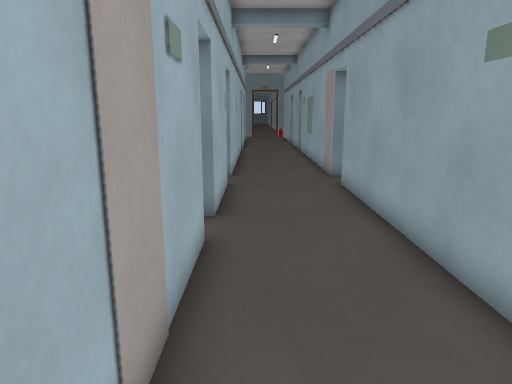
view 1 (above)

15 first-person views from a walk through a 3-D level made in the Godot game engine. The camera is 1.2 m above the floor, tilts 12° down and sees 70° across. Doors that lead somewhere are drawn open, without their leaves. The floor is counted in squares, 0.5 m on a side. Each view is taken from the middle of a square. On the plan, view 1 faces up. The plan holds only what a view shows up to about 20 squares ahead; the rest is blank. The place goes on beyond the plan. Some surface patterns are stand-ins.

view 2
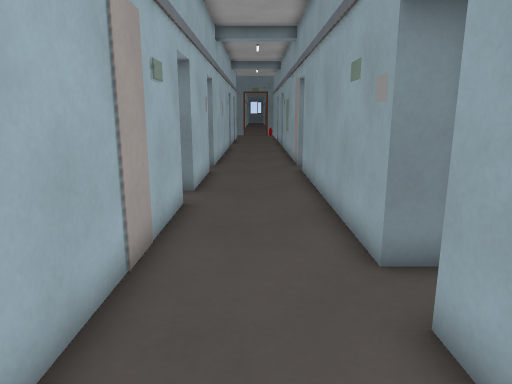

view 3
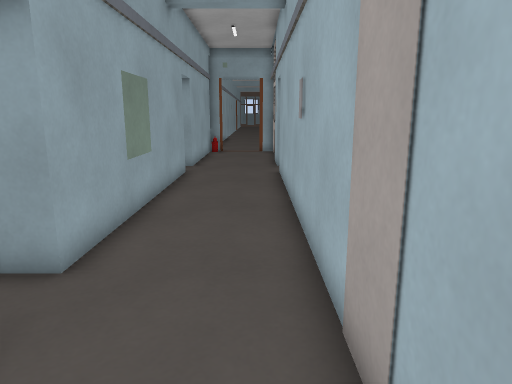

view 4
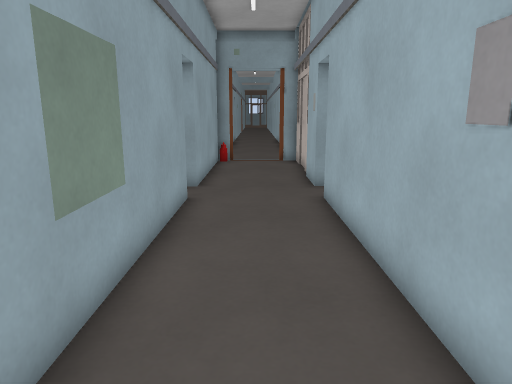

view 5
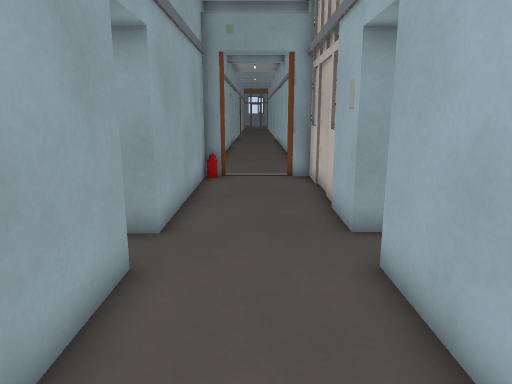

view 6
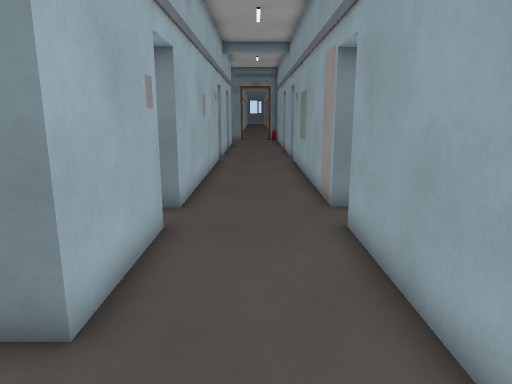

view 7
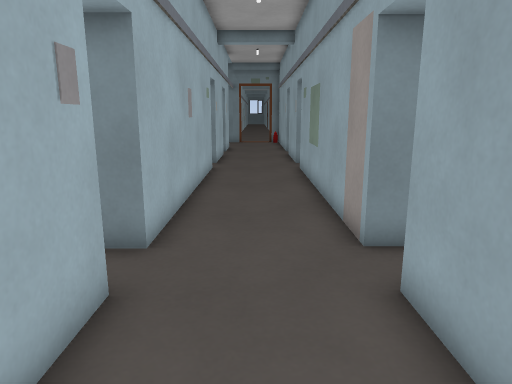

view 8
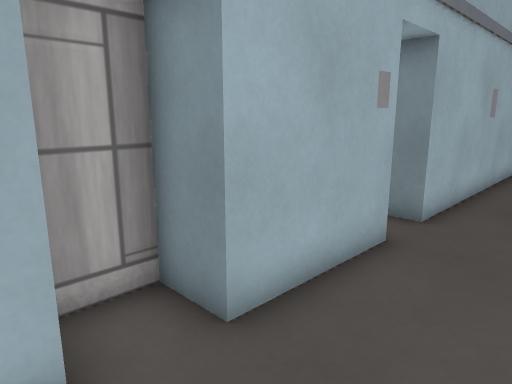

view 9
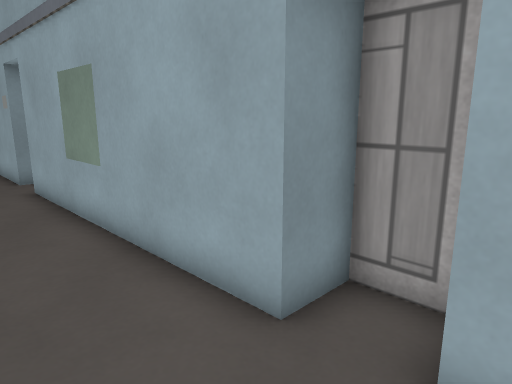

view 10
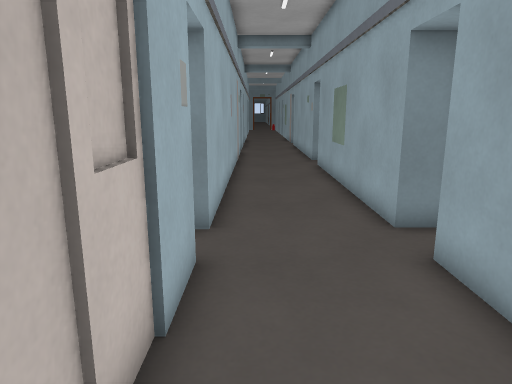

view 11
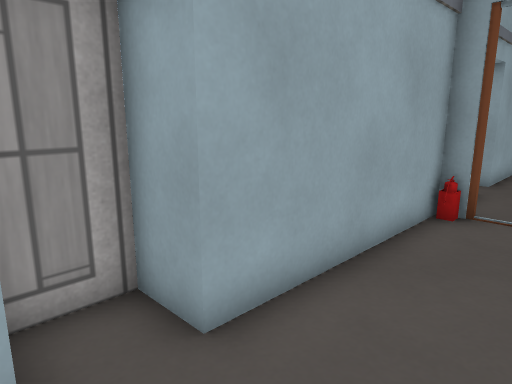

view 12
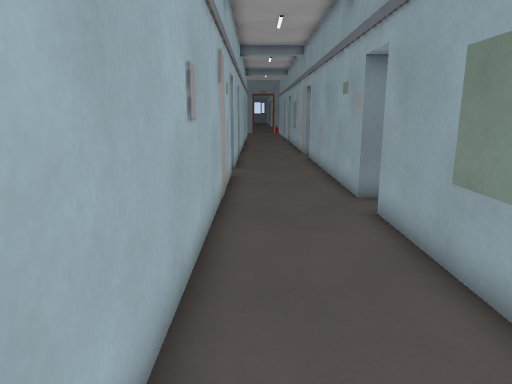

view 13
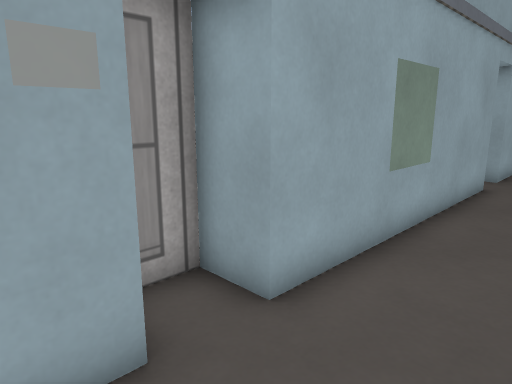

view 14
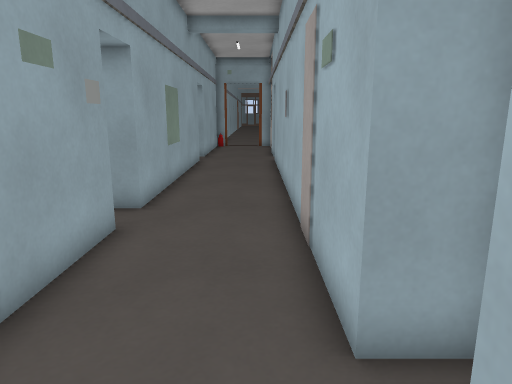

view 15
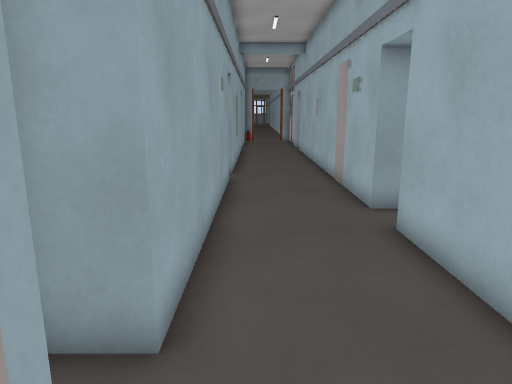

### Floor plan
Ten units are one square. View 1 is at (0, 0); x grows to the right and y downward. Boxes are objects, and circles mark ways between rooms. Rooms are numbered by the first view taken in them; rooms with no view inside come last. Other rooms are left out.
<svg viewBox="-30 -235 80 428">
<path fill="none" stroke="#000" d="M-10 -126 -10 -85 -25 -85 -25 -71M30 -143 30 -230M-22 -68 -10 -68 -10 9M40 -25 30 -25 30 -127M-10 -230 -10 -143M30 10 30 -7 45 -7 45 -19M-10 112 -10 149M-10 9 -10 94M30 134 30 112 45 112 45 94 30 94 30 10M-10 168 -10 184M-12 147 -12 169M-12 176 -12 181M30 184 30 134"/>
<rect x="-5" y="175" width="10" height="10" fill="#bbb"><title>arch</title></rect>
<rect x="15" y="175" width="10" height="10" fill="#bbb"><title>arch</title></rect>
<circle cx="10" cy="10" r="3" fill="#2a7"/>
<circle cx="10" cy="135" r="3" fill="#2a7"/>
<text x="10" y="-110">1</text>
<text x="10" y="70">2</text>
<text x="10" y="160">3</text>
</svg>
Room 1 opens to room 2. Room 2 opens to room 3.

Where each view was taken, in squares from view 1:
view 1: 0 up, 0 right, facing up
view 2: 3 down, 1 right, facing up
view 3: 6 up, 0 right, facing down
view 4: 1 up, 1 right, facing down
view 5: 4 down, 1 right, facing down
view 6: 5 up, 1 right, facing up
view 7: 8 up, 1 right, facing up
view 8: 6 up, 2 right, facing up-left
view 9: 12 down, 0 right, facing up-right
view 10: 17 down, 0 right, facing up
view 11: 9 down, 0 right, facing down-right
view 12: 8 down, 0 right, facing up
view 13: 4 up, 0 right, facing down-right
view 14: 10 up, 0 right, facing down
view 15: 16 up, 2 right, facing down
